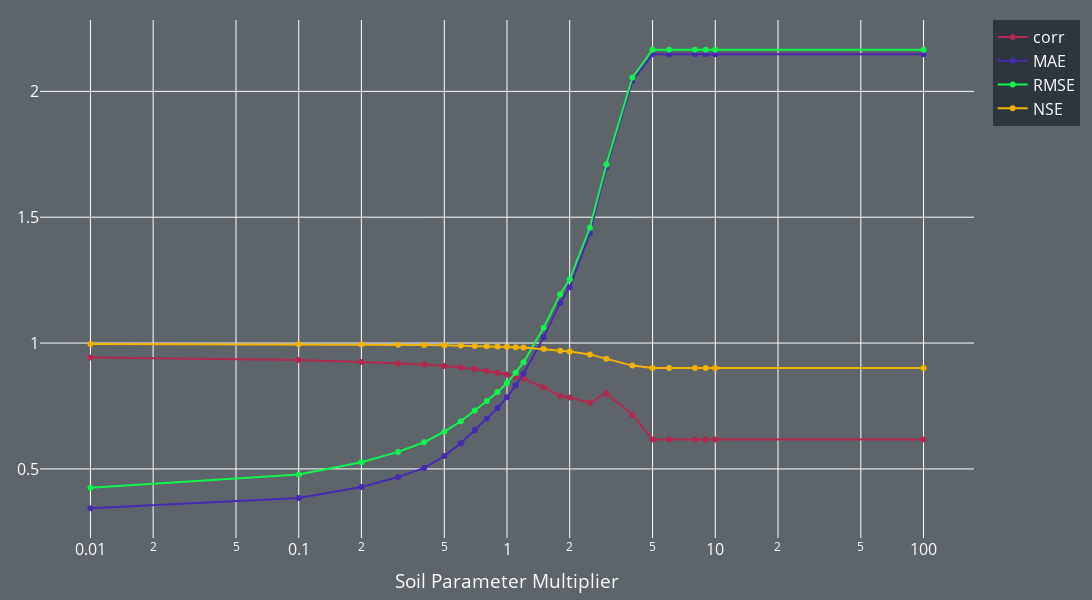

Notebook code for this chart:
### Code cell
fig = go.Figure(data=[
    go.Scatter(x=ts['x'],**data,
        marker={'color':cmap[i]}
        )
    for i,data in enumerate(ts['data']) ],
    layout={
        'paper_bgcolor':'hsla(210, 26%, 14%, 0.707)',
        'plot_bgcolor':'hsla(210, 26%, 14%, 0)',
        'margin': {
            'l': 40,
            'r': 50,
            "b": 40,
            't': 20,
            # // t: 40, //for plot title
            # 'pad': 20
        },
        'width':width,
        'height':height,
        'font': {
            # 'family': 'roboto',
            'size': 16,
            'color': 'white'
          },
        **ts['layout']})

fig

### Figure 1 — Plotly figure (JSON) as saved in the notebook; plotly's stock layout.template omitted (floating-point values rounded to 4 significant figures)
{"data": [{"marker": {"color": "#b3294e"}, "mode": "lines+markers", "name": "corr", "type": "scatter", "x": [0.01, 0.1, 0.2, 0.3, 0.4, 0.5, 0.6, 0.7, 0.8, 0.9, 1, 1.1, 1.2, 1.5, 1.8, 2, 2.5, 3, 4, 5, 6, 8, 9, 10, 100], "y": [0.9427, 0.9327, 0.9247, 0.9192, 0.9149, 0.9088, 0.903, 0.8969, 0.8888, 0.8822, 0.8751, 0.8661, 0.8578, 0.8236, 0.7901, 0.7833, 0.7625, 0.8005, 0.7143, 0.6169, 0.6168, 0.6167, 0.6168, 0.6168, 0.6169]}, {"marker": {"color": "#4829B2"}, "mode": "lines+markers", "name": "MAE", "type": "scatter", "x": [0.01, 0.1, 0.2, 0.3, 0.4, 0.5, 0.6, 0.7, 0.8, 0.9, 1, 1.1, 1.2, 1.5, 1.8, 2, 2.5, 3, 4, 5, 6, 8, 9, 10, 100], "y": [0.3433, 0.3847, 0.4282, 0.4675, 0.5041, 0.5513, 0.6023, 0.6535, 0.6999, 0.7417, 0.7844, 0.8322, 0.8779, 1.023, 1.159, 1.221, 1.436, 1.698, 2.041, 2.147, 2.147, 2.147, 2.147, 2.147, 2.147]}, {"marker": {"color": "#0ff54c"}, "mode": "lines+markers", "name": "RMSE", "type": "scatter", "x": [0.01, 0.1, 0.2, 0.3, 0.4, 0.5, 0.6, 0.7, 0.8, 0.9, 1, 1.1, 1.2, 1.5, 1.8, 2, 2.5, 3, 4, 5, 6, 8, 9, 10, 100], "y": [0.4253, 0.4782, 0.5266, 0.5676, 0.6059, 0.6479, 0.6895, 0.7316, 0.7698, 0.8051, 0.8411, 0.8825, 0.9235, 1.061, 1.194, 1.253, 1.458, 1.71, 2.055, 2.166, 2.166, 2.166, 2.166, 2.166, 2.166]}, {"marker": {"color": "#f2b200"}, "mode": "lines+markers", "name": "NSE", "type": "scatter", "x": [0.01, 0.1, 0.2, 0.3, 0.4, 0.5, 0.6, 0.7, 0.8, 0.9, 1, 1.1, 1.2, 1.5, 1.8, 2, 2.5, 3, 4, 5, 6, 8, 9, 10, 100], "y": [0.9962, 0.9951, 0.9941, 0.9932, 0.9922, 0.9911, 0.9899, 0.9886, 0.9874, 0.9863, 0.985, 0.9835, 0.9819, 0.9761, 0.9697, 0.9667, 0.9549, 0.938, 0.9104, 0.9005, 0.9005, 0.9005, 0.9005, 0.9005, 0.9005]}], "layout": {"font": {"color": "white", "size": 16}, "height": 600, "margin": {"b": 40, "l": 40, "r": 50, "t": 20}, "paper_bgcolor": "hsla(210, 26%, 14%, 0.707)", "plot_bgcolor": "hsla(210, 26%, 14%, 0)", "width": 1200, "xaxis": {"autorange": true, "title": {"text": "Soil Parameter Multiplier"}, "type": "log"}}}
